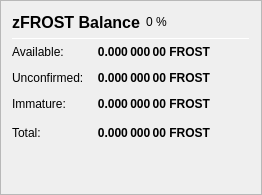
                   <widget class="QFrame" name="frame_ZerocoinBalances">
                    <property name="frameShape">
                     <enum>QFrame::StyledPanel</enum>
                    </property>
                    <property name="frameShadow">
                     <enum>QFrame::Raised</enum>
                    </property>
                    <layout class="QVBoxLayout" name="verticalLayout_7">
                     <item>
                      <layout class="QHBoxLayout" name="horizontalLayout_8" stretch="0,0,0">
                       <item>
                        <widget class="QLabel" name="label_5z_3">
                         <property name="minimumSize">
                          <size>
                           <width>0</width>
                           <height>20</height>
                          </size>
                         </property>
                         <property name="font">
                          <font>
                           <pointsize>12</pointsize>
                           <weight>75</weight>
                           <bold>true</bold>
                          </font>
                         </property>
                         <property name="text">
                          <string>zFROST Balance</string>
                         </property>
                        </widget>
                       </item>
                       <item>
                        <widget class="QLabel" name="labelzFROSTPercent">
                         <property name="text">
                          <string notr="true">0 %</string>
                         </property>
                        </widget>
                       </item>
                       <item>
                        <spacer name="horizontalSpacer_11">
                         <property name="orientation">
                          <enum>Qt::Horizontal</enum>
                         </property>
                         <property name="sizeHint" stdset="0">
                          <size>
                           <width>40</width>
                           <height>20</height>
                          </size>
                         </property>
                        </spacer>
                       </item>
                      </layout>
                     </item>
                     <item>
                      <widget class="Line" name="line_ZerocoinBalance">
                       <property name="minimumSize">
                        <size>
                         <width>0</width>
                         <height>1</height>
                        </size>
                       </property>
                       <property name="maximumSize">
                        <size>
                         <width>16777215</width>
                         <height>1</height>
                        </size>
                       </property>
                       <property name="orientation">
                        <enum>Qt::Horizontal</enum>
                       </property>
                      </widget>
                     </item>
                     <item>
                      <layout class="QGridLayout" name="gridLayout_5">
                       <property name="spacing">
                        <number>12</number>
                       </property>
                       <item row="1" column="0">
                        <widget class="QLabel" name="labelzBalanceMatureText">
                         <property name="toolTip">
                          <string>Mature: more than 20 confirmation and more than 1 mint of the same denomination after it was minted.
These zFROST are spendable.</string>
                         </property>
                         <property name="text">
                          <string>Available:</string>
                         </property>
                        </widget>
                       </item>
                       <item row="1" column="1">
                        <widget class="QLabel" name="labelzBalanceMature">
                         <property name="font">
                          <font>
                           <weight>75</weight>
                           <bold>true</bold>
                          </font>
                         </property>
                         <property name="toolTip">
                          <string>Mature: more than 20 confirmation and more than 1 mint of the same denomination after it was minted.
These zFROST are spendable.</string>
                         </property>
                         <property name="text">
                          <string notr="true">0.000 000 00 FROST</string>
                         </property>
                         <property name="alignment">
                          <set>Qt::AlignRight|Qt::AlignTrailing|Qt::AlignVCenter</set>
                         </property>
                        </widget>
                       </item>
                       <item row="2" column="0">
                        <widget class="QLabel" name="labelzBalanceUnconfirmedText">
                         <property name="toolTip">
                          <string>Unconfirmed: less than 20 confirmations
Immature: confirmed, but less than 1 mint of the same denomination after it was minted</string>
                         </property>
                         <property name="text">
                          <string>Unconfirmed:</string>
                         </property>
                        </widget>
                       </item>
                       <item row="2" column="1">
                        <widget class="QLabel" name="labelzBalanceUnconfirmed">
                         <property name="font">
                          <font>
                           <weight>75</weight>
                           <bold>true</bold>
                          </font>
                         </property>
                         <property name="toolTip">
                          <string>Unconfirmed: less than 20 confirmations
Immature: confirmed, but less than 1 mint of the same denomination after it was minted</string>
                         </property>
                         <property name="text">
                          <string notr="true">0.000 000 00 FROST</string>
                         </property>
                         <property name="alignment">
                          <set>Qt::AlignRight|Qt::AlignTrailing|Qt::AlignVCenter</set>
                         </property>
                        </widget>
                       </item>
                       <item row="3" column="0">
                        <widget class="QLabel" name="labelzBalanceImmatureText">
                         <property name="toolTip">
                          <string>Unconfirmed: less than 20 confirmations
Immature: confirmed, but less than 1 mint of the same denomination after it was minted</string>
                         </property>
                         <property name="text">
                          <string>Immature:</string>
                         </property>
                        </widget>
                       </item>
                       <item row="3" column="1">
                        <widget class="QLabel" name="labelzBalanceImmature">
                         <property name="font">
                          <font>
                           <weight>75</weight>
                           <bold>true</bold>
                          </font>
                         </property>
                         <property name="toolTip">
                          <string>Unconfirmed: less than 20 confirmations
Immature: confirmed, but less than 1 mint of the same denomination after it was minted</string>
                         </property>
                         <property name="text">
                          <string notr="true">0.000 000 00 FROST</string>
                         </property>
                         <property name="alignment">
                          <set>Qt::AlignRight|Qt::AlignTrailing|Qt::AlignVCenter</set>
                         </property>
                        </widget>
                       </item>
                       <item row="4" column="0">
                        <widget class="QLabel" name="labelzBalanceText">
                         <property name="toolTip">
                          <string>Your current zFROST balance, unconfirmed and immature zFROST included.</string>
                         </property>
                         <property name="text">
                          <string>Total:</string>
                         </property>
                        </widget>
                       </item>
                       <item row="4" column="1">
                        <widget class="QLabel" name="labelzBalance">
                         <property name="font">
                          <font>
                           <weight>75</weight>
                           <bold>true</bold>
                          </font>
                         </property>
                         <property name="cursor">
                          <cursorShape>IBeamCursor</cursorShape>
                         </property>
                         <property name="toolTip">
                          <string>Your current zFROST balance, unconfirmed and immature zFROST included.</string>
                         </property>
                         <property name="text">
                          <string notr="true">0.000 000 00 FROST</string>
                         </property>
                         <property name="alignment">
                          <set>Qt::AlignRight|Qt::AlignTrailing|Qt::AlignVCenter</set>
                         </property>
                         <property name="textInteractionFlags">
                          <set>Qt::LinksAccessibleByMouse|Qt::TextSelectableByKeyboard|Qt::TextSelectableByMouse</set>
                         </property>
                        </widget>
                       </item>
                       <item row="4" column="2">
                        <spacer name="horizontalSpacer_4">
                         <property name="orientation">
                          <enum>Qt::Horizontal</enum>
                         </property>
                         <property name="sizeHint" stdset="0">
                          <size>
                           <width>40</width>
                           <height>20</height>
                          </size>
                         </property>
                        </spacer>
                       </item>
                      </layout>
                     </item>
                     <item>
                      <spacer name="verticalSpacer_4">
                       <property name="orientation">
                        <enum>Qt::Vertical</enum>
                       </property>
                       <property name="sizeHint" stdset="0">
                        <size>
                         <width>20</width>
                         <height>40</height>
                        </size>
                       </property>
                      </spacer>
                     </item>
                    </layout>
                   </widget>
